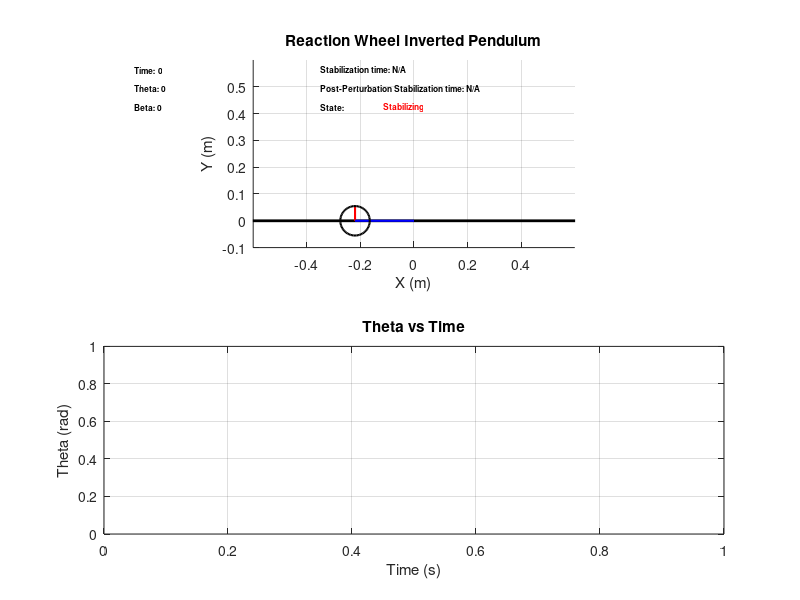

MATLAB code for this plot: (Note: this script raises an error after producing the figure.)
%% main

%% Parameters
clc;
clear all;

Mw = 0.55;
Mp = 0.14;
Jw = 4.36*10^(-3);
Jp = 0.69*10^(-3);
L = 0.22;
Lp = 0.11;
g = 9.81;
r = 0.11/2;

% Aux Variables
a = (Mp*Lp + Mw*L)*g;
b = Mp*Lp^2 + Mw*L^2 + Jp;

%% Initial conditions
theta_0 = pi/2;
d_theta_0 = 0;
v_theta_0 = [theta_0, d_theta_0];

beta_0 = 0;
d_beta_0 = 0;
v_beta_0 = [beta_0, d_beta_0];

torque_in = 0;

theta_Q = 0;
beta_Q = 0;

%% Initialize Graphic
f1 = figure;
subplot(2,1,1);  % Create subplot for drawing
hold on;
grid on;

axis equal
xlabel('X (m)');
ylabel('Y (m)');
title('Reaction Wheel Inverted Pendulum')

% Initial positions
xw = -L*sin(theta_0); %wheel x center
yw = L*cos(theta_0); %wheel y center

xw_end = xw - r*sin(beta_0); %wheel x end
yw_end = yw + r*cos(beta_0); %wheel y end

pos_wheel = [xw-r, yw-r, r*2, r*2]; %[x y w h]

base = plot([-1, 1],[0, 0],'k','LineWidth',2); % base line

radious = plot([xw, xw_end],[yw, yw_end],'r','LineWidth',1.5); % Pendulum rod
pendulum = plot([0, xw],[0, yw],'b','LineWidth',1.5); % Pendulum rod
wheel = rectangle('Position',pos_wheel,'Curvature',[1 1], 'LineWidth',1.5);

axis equal
axis(gca,'equal');
xlim([-0.6 0.6]);
ylim([-0.1 0.6]);

text_handle = text(0.05, 0.95, 'Time: 0', 'Units', 'normalized', 'FontSize', 6, 'FontWeight', 'bold');
theta_text_handle = text(0.05, 0.85, 'Theta: 0', 'Units', 'normalized', 'FontSize', 6, 'FontWeight', 'bold');
beta_text_handle = text(0.05, 0.75, 'Beta: 0', 'Units', 'normalized', 'FontSize', 6, 'FontWeight', 'bold');
stabilization_text_handle = text(0.35, 0.95, 'Stabilization time: N/A', 'Units', 'normalized', 'FontSize', 6, 'FontWeight', 'bold');
post_perturbation_stabilization_text_handle = text(0.35, 0.85, 'Post-Perturbation Stabilization time: N/A', 'Units', 'normalized', 'FontSize', 6, 'FontWeight', 'bold');
state_frame_text_handle = text(0.35, 0.75, 'State:', 'Units', 'normalized', 'FontSize', 6, 'FontWeight', 'bold');
state_text_handle = text(0.45, 0.75, 'Stabilizing', 'Units', 'normalized', 'FontSize', 6, 'FontWeight', 'bold', 'Color', 'r');

% Initialize variables for plotting theta over time
theta_values = [];
time_values = [];
ref_values = [];

subplot(2,1,2);  % Create subplot for theta vs time
theta_plot = plot(time_values, theta_values, 'b');
xlabel('Time (s)');
ylabel('Theta (rad)');
title('Theta vs Time');
grid on;

time_skip = 0.001;
time = 0;

%% Controllers discretization
% Compensator Parameters
k = 5.5;
z1 = 0.1;
p1 = 0.5;
z2 = 0.03;
p2 = 0.0093;

% PID Parameters
kp = -71.25; %-120.74; % -7.1649  % -59.025  % -59.025;
ki = 735.369; %750.369; % 123.0725 % -8.38155 % -2.159;
kd = 26.7; %23;

% Controller initial conditions
torque_prev = 0;
torque_prev_prev = 0;
error_prev = 0;
error_prev_prev = 0;

% Distrubance parameters
disturbance_duration = 7 * 1000;
disturbance_counter = 0;

% Stabilization text setting
stabilization_counter = 0;
stable_state = false;
post_perturbation_stable_state = false;
stable_text = 'Stabilization time: N/A';
post_perturbation_stable_text = 'Post-Perturbation Stabilization time: N/A';
state_frame_text = 'State';
state_text = 'Stabilizing';
threshold = 0.1;  % Threshold for considering the pendulum stabilized
stable_time = 0;
post_perturbation_stable_time = 0;
stabilization_period = 1;  % Time in seconds to consider the system stabilized
stabilization_count = round(stabilization_period / time_skip);

perturbation_applied = false;

%% Main Loop

while true
    % Time
    disturbance_counter = disturbance_counter + 1;
    time = time + time_skip;
    text = ['Time:', num2str(time)];

    % Update Variables
    [~, f_theta] = ode45(@(t,y) theta_model(t, y, a, b, torque_in), [0,time_skip], v_theta_0);
    [~, f_beta] = ode45(@(t,y) beta_model(t, y, Jw, torque_in),[0 time_skip], v_beta_0);
    
    v_theta = f_theta(end, :);
    v_beta = f_beta(end, :);
    theta = wrapToPi(v_theta(1));
    beta = wrapToPi(v_beta(1));
    
    % Draw variables
    theta_text = ['Theta:', num2str(theta*180/pi)];
    beta_text = ['Beta:', num2str(beta*180/pi)];

    % Update Controller Variables
    error = 0 - theta;  % Update actual error
    
    % PID Control Signal
    torque_in = kp*(error - error_prev) + ...
        ki*error*time_skip + ...
        kd*((error - 2*error_prev + error_prev_prev)/time_skip);
    
    % Get time of stabilization
    if ~stable_state
        if abs(theta*180/pi) < threshold
            stabilization_counter = stabilization_counter + 1;
            if stabilization_counter >= stabilization_count
                stable_state = true;
                stable_time = time;
                stable_text = ['Stabilization time:', num2str(stable_time)];
                state_text = 'Stable';
                set(state_text_handle, 'String', state_text, 'Color', 'g');
            end
        else
            stabilization_counter = 0;
        end
    end

    % Add input perturbation
    if disturbance_duration <= disturbance_counter && disturbance_counter < disturbance_duration + 500
        torque_in = torque_in + input_disturbance(time);
        perturbation_applied = true;
        post_perturbation_stable_state = false;
        stabilization_counter = 0;
        state_text = 'Applying Perturbation';
        set(state_text_handle, 'String', state_text, 'Color', 'b');
    elseif disturbance_counter >= 7500
        disturbance_counter = 0;
        state_text = 'Stabilizing';
        set(state_text_handle, 'String', state_text, 'Color', 'r');
    end
    
    % Check post-perturbation stabilization
    if perturbation_applied && ~post_perturbation_stable_state
        if abs(theta*180/pi) < threshold
            stabilization_counter = stabilization_counter + 1;
            if stabilization_counter >= stabilization_count
                post_perturbation_stable_state = true;
                post_perturbation_stable_time = time - disturbance_duration * time_skip - 0.5;
                post_perturbation_stable_text = ['Post-Perturbation Stabilization time:', num2str(post_perturbation_stable_time)];
                state_text = 'Stable';
                set(state_text_handle, 'String', state_text, 'Color', 'g');
            end
        else
            stabilization_counter = 0;
        end
    end

    % limit max torque
    if torque_in < -1
        torque_in = -1;
    elseif torque_in > 1
        torque_in = 1;
    end

    % Update Positions
    xw = -L*sin(theta); %wheel x center
    yw = L*cos(theta); %wheel y center
    
    xw_end = xw -  r*sin(beta); %wheel x end
    yw_end = yw + r*cos(beta); %wheel y end

    pos_wheel = [xw-r, yw-r, r*2, r*2]; %[x y w h]

    % Update initial conditions for next iteration
    v_theta_0 = v_theta;
    v_beta_0 = v_beta;

    % Draw graphics
    set(stabilization_text_handle, 'String', stable_text);
    set(post_perturbation_stabilization_text_handle, 'String', post_perturbation_stable_text);
    set(theta_text_handle, 'String', theta_text, 'Color', 'b');
    set(beta_text_handle, 'String', beta_text, 'Color', 'r');
    set(text_handle, 'String', text);
    set(pendulum,'XData',[0, xw],'YData',[0, yw]);
    set(radious,'XData',[xw, xw_end], 'YData', [yw, yw_end]);
    set(wheel, 'Position',pos_wheel,'Curvature',[1 1]);
    drawnow;

    % Update theta values for the plot
    theta_values = [theta_values, theta*180/pi];
    time_values = [time_values, time];
    ref_values = [ref_values, 0];
    plot(time_values, theta_values, 'b', time_values, ref_values, 'r--');
    drawnow;

    % update previous errors and torque
    error_prev_prev = error_prev;
    error_prev = error;  % Update previous error
    torque_prev_prev = torque_prev;
    torque_prev = torque_in;  % Update previous torque

    pause(time_skip);
end

function v_theta = theta_model(~, y, a, b, torque_in)
    v_theta = zeros(2,1);  %initialize a 2x1 null-vector ([0,0])
    v_theta(1) = y(2);  %theta
    v_theta(2) = (-a*y(1) - torque_in)/b;  %ddtheta
end

function v_beta = beta_model(~, y, Jw, torque_in)
    v_beta = zeros(2,1);  %initialize a 2x1 null-vector ([0,0])
    v_beta(1) = y(2);  %theta
    v_beta(2) = torque_in/Jw;  %ddtheta
end

function disturbance = input_disturbance(time)
    % Example perturbation: sinusoidal disturbance
    amplitude = 100;
    frequency = 0.5; % 1 Hz
    disturbance = amplitude * sin(2 * pi * frequency * time);
    %disturbance = amplitude;
end
